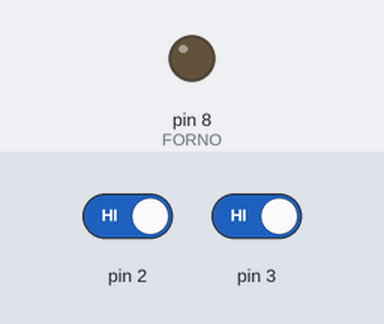
A sketch run on a simulated Arduino Uno, built with avr-gcc and run on an emulated ATmega328P. Shown: output pins drawn as LEDs (lit = HIGH). The test bench sets the inputs (shaded band); at power-on: pin 3 HIGH, pin 2 HIGH.

Above: at 5.0 s.
5.1 s: pin 3 driven LOW
At 6.1 s:
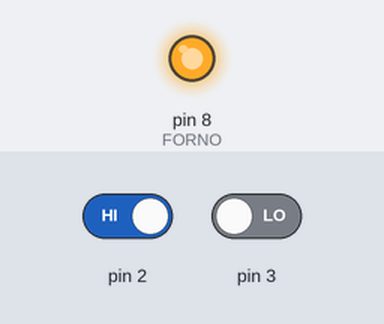
6.6 s: pin 2 driven LOW
At 7.2 s:
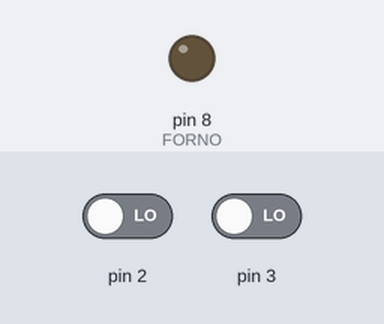
Timing chart, 0 to 9.6 s (numbered marks = the images above; inputs shaded):
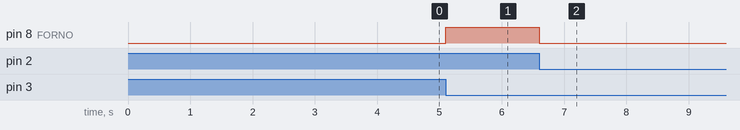

Measured:
- after the input at 5.1 s, pin 8 (FORNO): LOW → HIGH at once
- after the input at 6.6 s, pin 8 (FORNO): HIGH → LOW at once

The sketch:

Exercicio_2.ino
```cpp
#define FORNO PB0

ISR(INT0_vect){
  PORTB &= ~(1<<FORNO);
}
ISR(INT1_vect){
  PORTB |= (1<<FORNO);
}

int main(){
  DDRD &= ~((1<<PD2) | (1<<PD3));
  DDRB |= (1<<FORNO);

  //PORTB |= (1<<FORNO);

  EICRA |= (1<<ISC01);
  EIMSK |= (1<<INT0);

  EICRA |= (1<<ISC11);
  EIMSK |= (1<<INT1);
  sei();

  while(1){

  }
}
```
